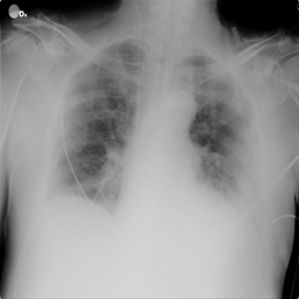
#> input picture proyecto_2/data/raw/COVID/images/COVID-1.png, 299 x 299 px; its folder holds only this picture in this run
$ python main.py
#> lines starting #> are read from the running program, lines starting #| are printed output that depends on the picture
#> in extract_lbp, image is the input picture: shape (299, 299); min 0, max 255, mean 145.9
### proyecto_2/src/feature_extractor/feature_extractor.py
# import the necessary packages
import cv2
from skimage import feature
import numpy as np
class LocalBinaryPatterns:
	def __init__(self, numPoints, radius):
		# store the number of points and radius
		self.numPoints = numPoints
		self.radius = radius
	def describe(self, image, eps=1e-7):
		# compute the Local Binary Pattern representation
		# of the image, and then use the LBP representation
		# to build the histogram of patterns
#> called with eps = 1e-07
		lbp = feature.local_binary_pattern(image, self.numPoints,
			self.radius, method="uniform")
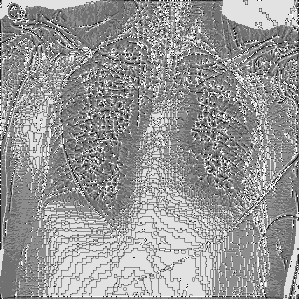
#> lbp: shape (299, 299) float64; min 0, max 9, mean 5.38; drawn with min black and max white
		(hist, _) = np.histogram(lbp.ravel(),
			bins=np.arange(0, self.numPoints + 3),
			range=(0, self.numPoints + 2))
#> hist = [602, 2268, 1330, 8209, 19468, 24115, 6609, 4467, 18786, 3547]
		# normalize the histogram
		hist = hist.astype("float")
		hist /= (hist.sum() + eps)
#> hist = [0.00673, 0.0254, 0.0149, 0.0918, 0.218, 0.27, 0.0739, 0.05, 0.21, 0.0397]
		# return the histogram of Local Binary Patterns
		return hist

### proyecto_2/src/feature_extractor/main.py
import cv2
import os
import numpy as np
from tqdm import tqdm  # Optional, for progress bar
from feature_extractor import LocalBinaryPatterns

def extract_lbp(image_path, numPoints=8, radius=1):
  """
  Extracts LBP features from an image and returns the histogram.

  Args:
      image_path (str): Path to the image file.
      numPoints (int, optional): Number of points for LBP calculation. Defaults to 8.
      radius (int, optional): Radius for LBP calculation. Defaults to 1.

  Returns:
      np.ndarray: LBP histogram of the image.
  """
  # Load image (assuming grayscale)
  image = cv2.imread(image_path, cv2.IMREAD_GRAYSCALE)  # Assuming OpenCV is installed

  # Extract LBP features and normalize histogram
  lbp_extractor = LocalBinaryPatterns(numPoints, radius)
  features = lbp_extractor.describe(image)
#> features has the same summary as hist in describe
  return features


def process_directory(src_dir, dst_dir, numPoints=8, radius=1):
  """
  Recursively processes all images and masks within a directory structure,
  extracting LBP features and saving them in a corresponding structure.

  Args:
      src_dir (str): Path to the source directory (raw/ in your case).
      dst_dir (str): Path to the destination directory (lbp/ in your case).
      numPoints (int, optional): Number of points for LBP calculation. Defaults to 8.
      radius (int, optional): Radius for LBP calculation. Defaults to 1.
  """
  for subdir in os.listdir(src_dir):
    # Skip non-directory entries
    if not os.path.isdir(os.path.join(src_dir, subdir)):
      continue

    # Create corresponding subdirectory in destination
    dst_subdir = os.path.join(dst_dir, subdir)
    os.makedirs(dst_subdir, exist_ok=True)  # Create directory if it doesn't exist

    # Process images and masks within the subdirectory
    process_images(os.path.join(src_dir, subdir, "images"),
                   os.path.join(dst_subdir, "images"), numPoints, radius)
    process_images(os.path.join(src_dir, subdir, "masks"),
                   os.path.join(dst_subdir, "masks"), numPoints, radius)

def process_images(src_img_dir, dst_img_dir, numPoints=8, radius=1):
  """
  Processes images and masks within a directory, extracting LBP features
  and saving them with the same filename (excluding extension) in the destination directory.

  Args:
      src_img_dir (str): Path to the source directory containing images/masks.
      dst_img_dir (str): Path to the destination directory for LBP features.
      numPoints (int, optional): Number of points for LBP calculation. Defaults to 8.
      radius (int, optional): Radius for LBP calculation. Defaults to 1.
  """
  for filename in tqdm(os.listdir(src_img_dir), desc=f"Processing {src_img_dir}"):
    # Skip non-image files
    if not filename.lower().endswith((".png", ".jpg", ".jpeg")):
      continue

    # Get image and mask paths
    image_path = os.path.join(src_img_dir, filename)
    base_filename, _ = os.path.splitext(filename)

    # Extract LBP for image
    if os.path.isfile(image_path):
      image_lbp = extract_lbp(image_path, numPoints, radius)
#> image_lbp has the same summary as hist in describe
      np.save(os.path.join(dst_img_dir, f"{base_filename}.npy"), image_lbp)

# Set directory containing PNG images
raw_images_dir = "../../data/raw/"
lbp_images_dir = "../../data/lbp/"

process_directory(raw_images_dir, lbp_images_dir)
#> (the run stopped early here; a loop or call above may not have finished)
